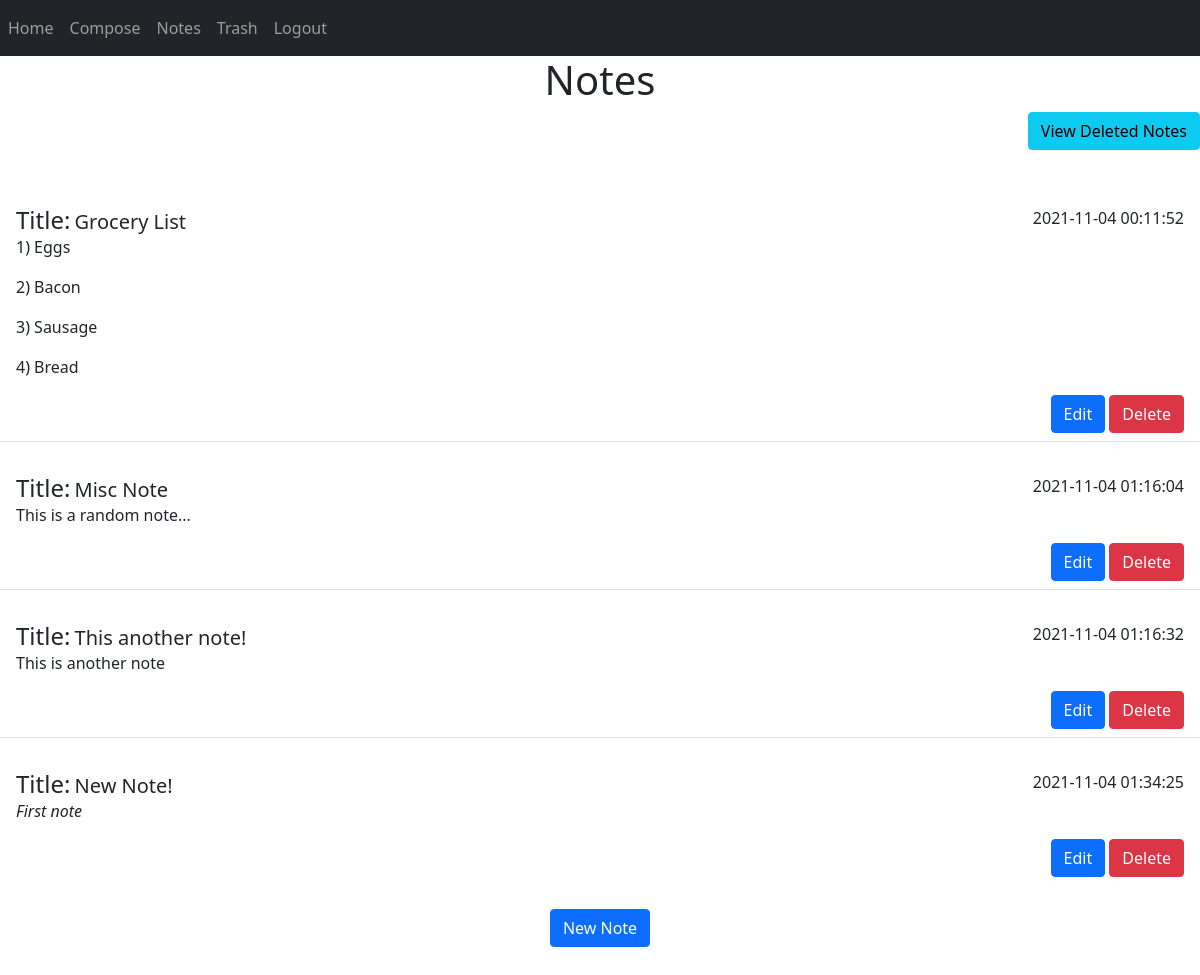
The app's page /notes (signed in), older data.
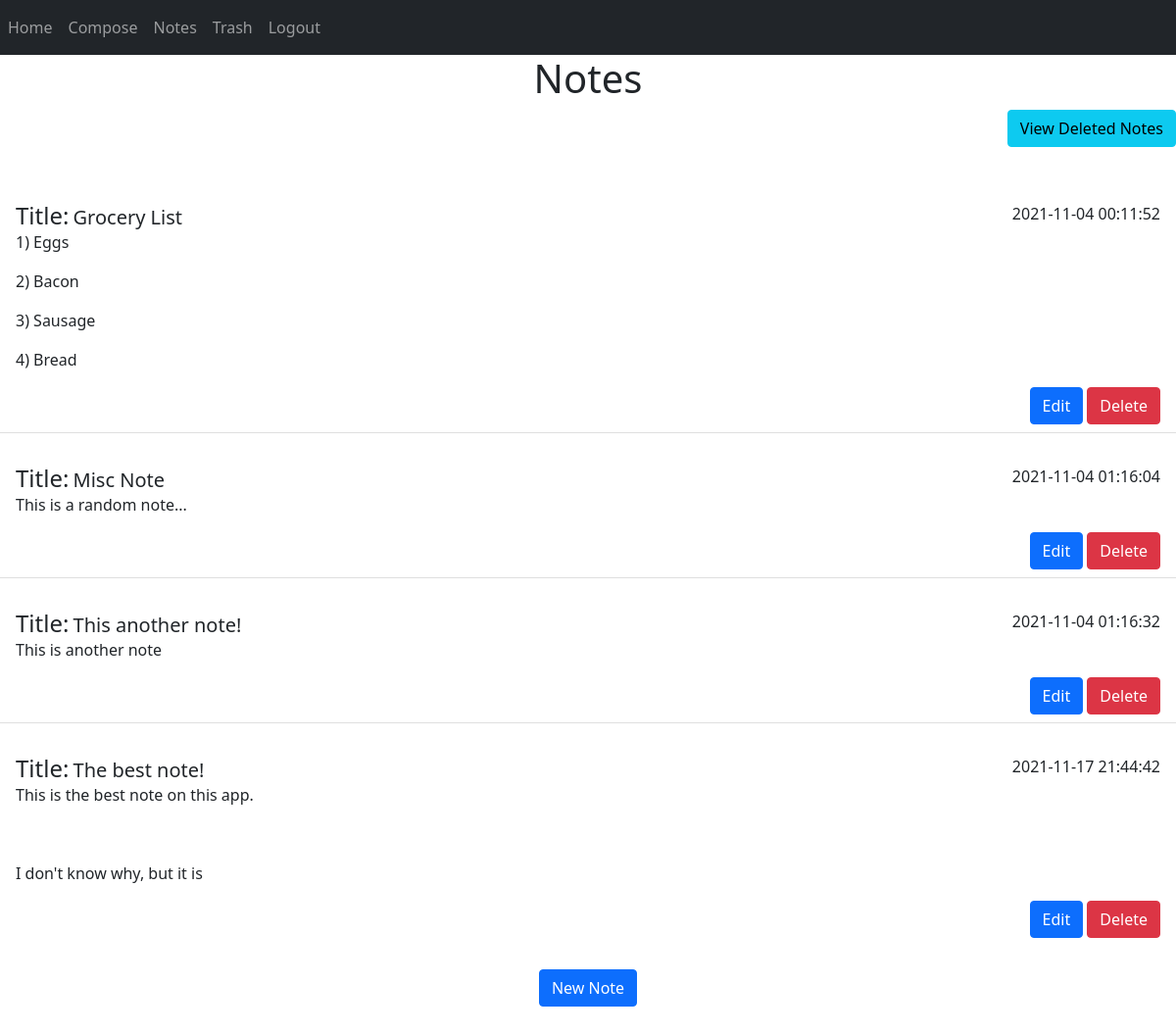
The same page, newer data.
### app/models.py (models this page shows)
class Note(db.Model):
    id = db.Column(db.Integer, primary_key=True)
    title = db.Column(db.String(255))
    data = db.Column(db.String(10000))
    date = db.Column(db.DateTime(timezone=True), default=func.now())
    deleted = db.Column(db.Boolean)
    user_id = db.Column(db.Integer, db.ForeignKey('user.id'))

### app/routes.py (the view)
@view.route('/notes', methods=['GET', 'POST'])
@login_required
def notes():
    return render_template("notes.html", user=current_user)

### app/__init__.py (called while the page is built)
def create_app():
    from .models import User, download_attachment
    app = Flask(__name__)
    app.config.from_object(Config)
    db.init_app(app)
    migrate = Migrate(app, db)
    app.jinja_env.globals.update(download_attachment=download_attachment)
    from .routes import view
    app.register_blueprint(view, url_prefix='/')
    login = LoginManager(app)
    login.login_view = 'view.login'
    login.init_app(app)
    @login.user_loader
    def load_user(id):
        return User.query.get(int(id))
    return app

### app/templates/notes.html
{% extends "base.html" %} {% block content %}
<h1 align="center">Notes</h1>
<ul class="list-group list-group-flush" id="view-deleted">
  <li>
    <span style="float: right">
      <a
        href="{{ url_for('view.deletedNotes', user=user) }}"
        class="btn btn-info"
        role="button"
        >View Deleted Notes</a
      >
    </span>
  </li>
</ul>
<br />
<ul class="list-group list-group-flush" id="notes">
  {% for note in user.notes %} {% if note.deleted == False %}
  <br />
  <li class="list-group-item">
    <div p-3 mb-2 bg-white text-dark>
      <h4 style="display: inline">Title:</h4>
      <h5 style="display: inline">{{ note.title }}</h5>
      <span style="float: right">{{ note.date }}</span> {{ note.data |safe}}
      <p>
        <span style="float: right">
          <a
            href="{{ url_for('view.editNote', id=note.id) }}"
            class="btn btn-primary"
            role="button"
            >Edit</a
          >
          <a
            href="{{ url_for('view.deleteNote', id=note.id) }}"
            class="btn btn-danger"
            role="button"
            >Delete</a
          >
        </span>
      </p>
    </div>
  </li>
  {% endif %} {% endfor %}
</ul>
<br />
<div align="center">
  <a
    href="{{ url_for('view.addNote', user=user) }}"
    class="btn btn-primary"
    role="button"
    >New Note</a
  >
</div>
<br />
<br />
{% endblock %}

### app/templates/base.html (shortened to what this page needs)
<!DOCTYPE html>
<html lang="en">
  <head>
    <link
      href="https://cdn.jsdelivr.net/npm/bootstrap@5.0.2/dist/css/bootstrap.min.css"
      rel="stylesheet"
    />
    <link
      rel="stylesheet"
      href="https://cdnjs.cloudflare.com/ajax/libs/font-awesome/4.7.0/css/font-awesome.min.css"
    />
  </head>
  <body>
    <nav class="navbar navbar-expand-lg navbar-dark bg-dark">
      <div class="collapse navbar-collapse" id="mainNavBar">
        <div class="navbar-nav">
          {% if current_user.is_anonymous %}
          <a class="nav-item nav-link" href="/login">Login</a>
          <a class="nav-item nav-link" href="/sign-up">Sign Up</a>
          {% else %}
          <a
            class="nav-item nav-link"
            href="{{ url_for('view.index', refresh = False) }}"
            >Home</a
          >
          <a class="nav-item nav-link" href="/compose">Compose </a>
          <a class="nav-item nav-link" href="/notes">Notes</a>
          <a
            class="nav-item nav-link"
            href="{{ url_for('view.trash', refresh = False) }}"
            >Trash</a
          >
          <a class="nav-item nav-link" href="/logout">Logout</a>
          {% endif %}
        </div>
      </div>
    </nav>
     {% block content %}{%
    endblock %}
  </body>
</html>

Row changes from the older to the newer data that the page shows:
changed Note: title "New Note!" → "The best note!"; date "2021-11-04 01:34:25" → "2021-11-17 21:44:42"; data "First note" → "This is the best note on this app. I don't know why, but it is"
